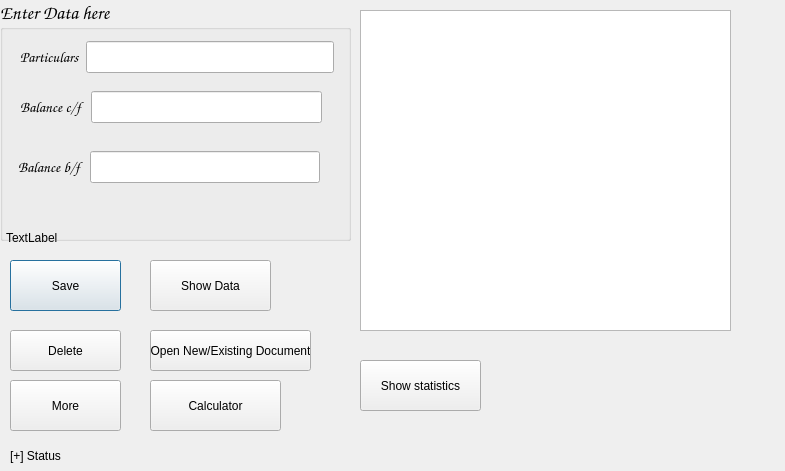
<?xml version="1.0" encoding="UTF-8"?>
<ui version="4.0">
 <class>incomestatement</class>
 <widget class="QDialog" name="incomestatement">
  <property name="geometry">
   <rect>
    <x>0</x>
    <y>0</y>
    <width>785</width>
    <height>471</height>
   </rect>
  </property>
  <property name="windowTitle">
   <string>SmartAccountant © 2019 Incomestatement</string>
  </property>
  <widget class="QTableView" name="tableView">
   <property name="geometry">
    <rect>
     <x>360</x>
     <y>10</y>
     <width>371</width>
     <height>321</height>
    </rect>
   </property>
  </widget>
  <widget class="QGroupBox" name="groupBox">
   <property name="geometry">
    <rect>
     <x>0</x>
     <y>0</y>
     <width>351</width>
     <height>241</height>
    </rect>
   </property>
   <property name="font">
    <font>
     <family>Comic Sans MS</family>
     <pointsize>14</pointsize>
    </font>
   </property>
   <property name="title">
    <string>Enter Data here</string>
   </property>
   <widget class="QWidget" name="layoutWidget">
    <property name="geometry">
     <rect>
      <x>20</x>
      <y>40</y>
      <width>314</width>
      <height>34</height>
     </rect>
    </property>
    <layout class="QHBoxLayout" name="horizontalLayout">
     <item>
      <widget class="QLabel" name="label">
       <property name="font">
        <font>
         <pointsize>11</pointsize>
        </font>
       </property>
       <property name="text">
        <string>Particulars</string>
       </property>
      </widget>
     </item>
     <item>
      <widget class="QLineEdit" name="lineEdit"/>
     </item>
    </layout>
   </widget>
   <widget class="QWidget" name="layoutWidget_2">
    <property name="geometry">
     <rect>
      <x>20</x>
      <y>90</y>
      <width>302</width>
      <height>34</height>
     </rect>
    </property>
    <layout class="QHBoxLayout" name="horizontalLayout_2">
     <item>
      <widget class="QLabel" name="label_2">
       <property name="font">
        <font>
         <pointsize>11</pointsize>
        </font>
       </property>
       <property name="text">
        <string>Balance c/f</string>
       </property>
      </widget>
     </item>
     <item>
      <widget class="QLineEdit" name="lineEdit_2"/>
     </item>
    </layout>
   </widget>
   <widget class="QWidget" name="layoutWidget_3">
    <property name="geometry">
     <rect>
      <x>18</x>
      <y>150</y>
      <width>302</width>
      <height>34</height>
     </rect>
    </property>
    <layout class="QHBoxLayout" name="horizontalLayout_3">
     <item>
      <widget class="QLabel" name="label_3">
       <property name="font">
        <font>
         <pointsize>11</pointsize>
        </font>
       </property>
       <property name="text">
        <string>Balance b/f</string>
       </property>
      </widget>
     </item>
     <item>
      <widget class="QLineEdit" name="lineEdit_3"/>
     </item>
    </layout>
   </widget>
  </widget>
  <widget class="QLabel" name="label_4">
   <property name="geometry">
    <rect>
     <x>10</x>
     <y>440</y>
     <width>191</width>
     <height>31</height>
    </rect>
   </property>
   <property name="text">
    <string>[+] Status</string>
   </property>
  </widget>
  <widget class="QPushButton" name="pushButton">
   <property name="geometry">
    <rect>
     <x>10</x>
     <y>260</y>
     <width>111</width>
     <height>51</height>
    </rect>
   </property>
   <property name="text">
    <string>Save</string>
   </property>
  </widget>
  <widget class="QPushButton" name="pushButton_2">
   <property name="geometry">
    <rect>
     <x>10</x>
     <y>330</y>
     <width>111</width>
     <height>41</height>
    </rect>
   </property>
   <property name="text">
    <string>Delete</string>
   </property>
  </widget>
  <widget class="QPushButton" name="pushButton_3_loadtable">
   <property name="geometry">
    <rect>
     <x>150</x>
     <y>260</y>
     <width>121</width>
     <height>51</height>
    </rect>
   </property>
   <property name="text">
    <string>Show Data</string>
   </property>
  </widget>
  <widget class="QLabel" name="label_5">
   <property name="geometry">
    <rect>
     <x>6</x>
     <y>2</y>
     <width>781</width>
     <height>471</height>
    </rect>
   </property>
   <property name="text">
    <string>TextLabel</string>
   </property>
  </widget>
  <widget class="QPushButton" name="pushButton_3">
   <property name="geometry">
    <rect>
     <x>150</x>
     <y>330</y>
     <width>161</width>
     <height>41</height>
    </rect>
   </property>
   <property name="text">
    <string>Open New/Existing Document</string>
   </property>
  </widget>
  <widget class="QPushButton" name="pushButton_4">
   <property name="geometry">
    <rect>
     <x>150</x>
     <y>380</y>
     <width>131</width>
     <height>51</height>
    </rect>
   </property>
   <property name="text">
    <string>Calculator</string>
   </property>
  </widget>
  <widget class="QPushButton" name="pushButton_5">
   <property name="geometry">
    <rect>
     <x>10</x>
     <y>380</y>
     <width>111</width>
     <height>51</height>
    </rect>
   </property>
   <property name="text">
    <string>More</string>
   </property>
  </widget>
  <widget class="QPushButton" name="pushButton_6">
   <property name="geometry">
    <rect>
     <x>360</x>
     <y>360</y>
     <width>121</width>
     <height>51</height>
    </rect>
   </property>
   <property name="text">
    <string>Show statistics</string>
   </property>
  </widget>
  <zorder>label_5</zorder>
  <zorder>tableView</zorder>
  <zorder>groupBox</zorder>
  <zorder>label_4</zorder>
  <zorder>pushButton</zorder>
  <zorder>pushButton_2</zorder>
  <zorder>pushButton_3_loadtable</zorder>
  <zorder>pushButton_3</zorder>
  <zorder>pushButton_4</zorder>
  <zorder>pushButton_5</zorder>
  <zorder>pushButton_6</zorder>
 </widget>
 <resources/>
 <connections/>
</ui>
